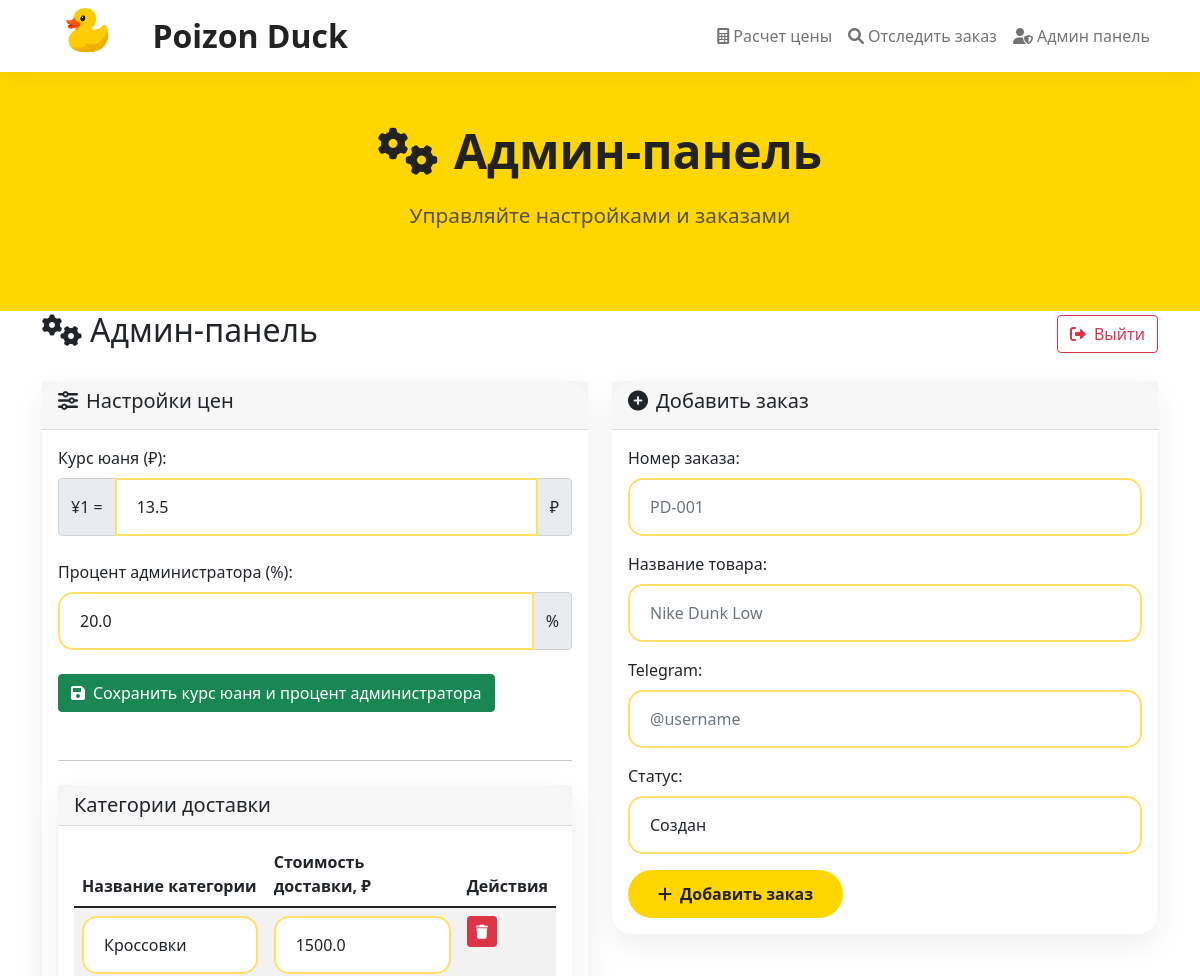
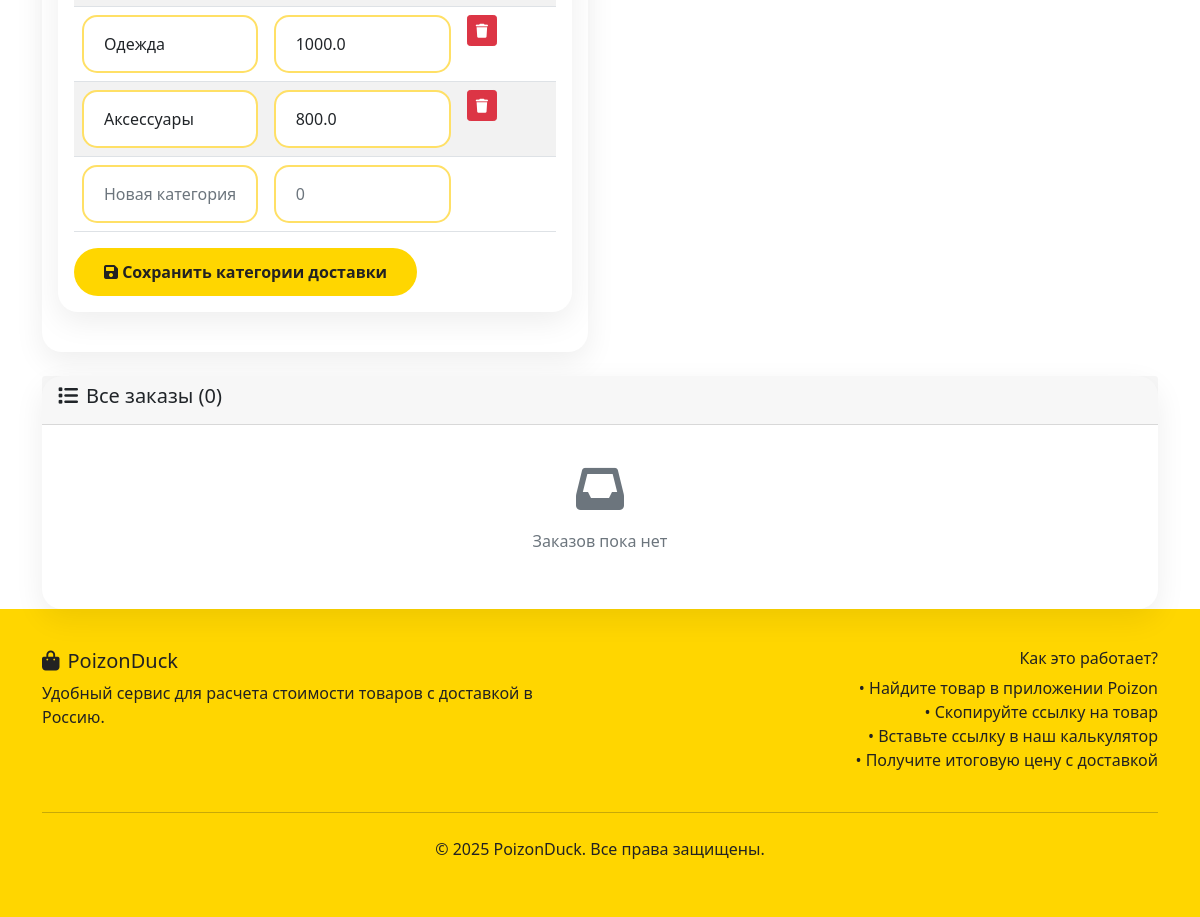
Screenshot of /admin/panel (signed in) with the database file from the repository (2 pictures, top to bottom).
### tables this page shows
CREATE TABLE settings (
            id INTEGER PRIMARY KEY,
            cny_rate REAL DEFAULT 13.5,
            delivery_cost REAL DEFAULT 1500,
            admin_percent REAL DEFAULT 5,
            updated_at TIMESTAMP DEFAULT CURRENT_TIMESTAMP
        );

CREATE TABLE delivery_categories (
            id INTEGER PRIMARY KEY AUTOINCREMENT,
            category_name TEXT UNIQUE,
            delivery_cost REAL
        );

### app.py (the view)
@app.route('/admin/panel')
def admin_panel():
    if 'admin_logged_in' not in session:
        return redirect(url_for('admin_login'))
    settings = get_settings()
    conn = sqlite3.connect('database.db')
    cursor = conn.cursor()
    cursor.execute('SELECT order_number, customer_name, product_name, telegram, total_price, admin_percent, status, created_at, updated_at, id FROM orders ORDER BY created_at DESC')
    orders = cursor.fetchall()
    cursor.execute('SELECT id, category_name, delivery_cost FROM delivery_categories ORDER BY id')
    delivery_categories = cursor.fetchall()
    conn.close()
    return render_template('admin_panel.html',
                           settings=settings,
                           orders=orders,
                           delivery_categories=delivery_categories)

### templates/admin_panel.html (shortened to what this page needs)
{% extends "base.html" %}
{% block content %}
<div class="hero-section">
    <div class="container">
        <h1 class="hero-title">
            <i class="fas fa-cogs me-3"></i>Админ-панель
        </h1>
        <p class="hero-subtitle">
            Управляйте настройками и заказами
        </p>
    </div>
</div>
<div class="container">
    <div class="d-flex justify-content-between align-items-center mb-4">
        <h2><i class="fas fa-cogs me-2"></i>Админ-панель</h2>
        <a href="{{ url_for('admin_logout') }}" class="btn btn-outline-danger">
            <i class="fas fa-sign-out-alt me-2"></i>Выйти
        </a>
    </div>
    <div class="row mb-4">
        <div class="col-lg-6">
            <div class="card">
                <div class="card-header">
                    <h5><i class="fas fa-sliders-h me-2"></i>Настройки цен</h5>
                </div>
                <div class="card-body">
                    <form method="POST" action="{{ url_for('update_settings') }}">
                        <div class="mb-4">
                            <label for="cny_rate" class="form-label">Курс юаня (₽):</label>
                            <div class="input-group">
                                <span class="input-group-text">¥1 =</span>
                                <input type="number" step="0.01" class="form-control" id="cny_rate"
                                       name="cny_rate" value="{{ settings.cny_rate }}" required>
                                <span class="input-group-text">₽</span>
                            </div>
                        </div>
                        <div class="mb-4">
                            <label for="admin_percent" class="form-label">Процент администратора (%):</label>
                            <div class="input-group">
                                <input type="number" step="0.1" class="form-control" id="admin_percent"
                                       name="admin_percent" value="{{ settings.admin_percent }}" min="5" required>
                                <span class="input-group-text">%</span>
                            </div>
                        </div>
                        <button type="submit" class="btn btn-success mb-4">
                            <i class="fas fa-save me-2"></i>Сохранить курс юаня и процент администратора
                        </button>
                    </form>
                    <hr class="my-4">
                    <div class="card mb-4">
                        <div class="card-header">
                            <h5 class="mb-0">Категории доставки</h5>
                        </div>
                        <div class="card-body">
                            <form method="POST" action="{{ url_for('update_delivery_categories') }}">
                                <div class="table-responsive">
                                    <table class="table table-striped">
                                        <thead>
                                            <tr>
                                                <th>Название категории</th>
                                                <th>Стоимость доставки, ₽</th>
                                                <th>Действия</th>
                                            </tr>
                                        </thead>
                                        <tbody>
                                            {% for category in delivery_categories %}
                                            <tr>
                                                <td>
                                                    <input type="text" class="form-control" name="category_name_{{ category[0] }}"
                                                        value="{{ category[1] }}" required>
                                                </td>
                                                <td>
                                                    <input type="number" class="form-control" name="delivery_cost_{{ category[0] }}"
                                                        value="{{ category[2] }}" min="0" step="100" required>
                                                </td>
                                                <td>
                                                    <button type="button" class="btn btn-danger btn-sm delete-category-btn"
                                                           data-category-id="{{ category[0] }}" data-category-name="{{ category[1] }}">
                                                        <i class="fas fa-trash"></i>
                                                    </button>
                                                </td>
                                            </tr>
                                            {% endfor %}
                                            <tr>
                                                <td>
                                                    <input type="text" class="form-control" name="category_name_new"
                                                        placeholder="Новая категория">
                                                </td>
                                                <td>
                                                    <input type="number" class="form-control" name="delivery_cost_new"
                                                        placeholder="0" min="0" step="100">
                                                </td>
                                                <td></td>
                                            </tr>
                                        </tbody>
                                    </table>
                                </div>
                                <button type="submit" class="btn btn-primary">
                                    <i class="fas fa-save"></i> Сохранить категории доставки
                                </button>
                            </form>
                        </div>
                    </div>
                </div>
            </div>
        </div>
        <div class="col-lg-6">
            <div class="card">
                <div class="card-header">
                    <h5><i class="fas fa-plus-circle me-2"></i>Добавить заказ</h5>
                </div>
                <div class="card-body">
                    <form method="POST" action="{{ url_for('add_order') }}">
                        <div class="mb-3">
                            <label for="order_number" class="form-label">Номер заказа:</label>
                            <input type="text" class="form-control" id="order_number"
                                name="order_number" placeholder="PD-001" required>
                        </div>
                        <div class="mb-3">
                            <label for="product_name" class="form-label">Название товара:</label>
                            <input type="text" class="form-control" id="product_name"
                                name="product_name" placeholder="Nike Dunk Low" required>
                        </div>
                        <div class="mb-3">
                            <label for="telegram" class="form-label">Telegram:</label>
                            <input type="text" class="form-control" id="telegram"
                                name="telegram" placeholder="@username">
                        </div>
                        <div class="mb-3">
                            <label for="status" class="form-label">Статус:</label>
                            <select class="form-control" id="status" name="status" required>
                                <option value="Создан">Создан</option>
                            </select>
                        </div>
                        <button type="submit" class="btn btn-primary">
                            <i class="fas fa-plus me-2"></i>Добавить заказ
                        </button>
                    </form>
                </div>
            </div>
        </div>
    </div>
    <div class="card">
        <div class="card-header">
            <h5><i class="fas fa-list me-2"></i>Все заказы ({{ orders|length }})</h5>
        </div>
        <div class="card-body">
            {% if orders %}
            <div class="table-responsive">
                <table class="table table-hover">
                    <thead>
                        <tr>
                            <th>№ заказа</th>
                            <th>Товар</th>
                            <th>Цена (₽)</th>
                            <th>Admin %</th>
                            <th>Telegram</th>
                            <th>Статус</th>
                            <th>Создан</th>
                            <th>Обновлен</th>
                            <th>Действия</th>
                        </tr>
                    </thead>
                    <tbody>
                        {% for order in orders %}
                        <tr>
                            <td><strong>{{ order[0] }}</strong></td>
                            <td>{{ order[2] }}</td>
                            <td>{{ order[4] }} ₽</td>
                            <td>{{ order[5] }}%</td>
                            <td>{{ order[3] }}</td>
                            <td>
                                <span class="badge {{ order[6]|get_status_badge_class }}">{{ order[6] }}</span>
                            </td>
                            <td>{{ order[7]|format_datetime }}</td>
                            <td>{{ order[8]|format_datetime }}</td>
                            <td class="d-flex gap-2">
                        <button class="btn btn-sm btn-outline-primary edit-order-btn"
                                        data-order-id="{{ order[9] }}"
                                        data-current-status="{{ order[6] }}">
                                    <i class="fas fa-edit"></i>
                                </button>
                        <button class="btn btn-sm btn-outline-danger delete-order-btn"
                                        data-order-id="{{ order[9] }}"
                                        data-order-number="{{ order[0] }}">
                                    <i class="fas fa-trash"></i>
                                </button>
                            </td>
                        </tr>
                        {% endfor %}
<div class="modal fade" id="deleteOrderModal" tabindex="-1">
    <div class="modal-dialog">
        <div class="modal-content">
            <div class="modal-header">
                <h5 class="modal-title">Подтверждение удаления заказа</h5>
                <button type="button" class="btn-close" data-bs-dismiss="modal"></button>
            </div>
            <form method="POST" action="{{ url_for('delete_order') }}">
                <div class="modal-body">
                    <p>Вы действительно хотите удалить заказ <strong id="order-number-to-delete"></strong>?</p>
                    <input type="hidden" id="order-id-to-delete" name="order_id">
                </div>
                <div class="modal-footer">
                    <button type="button" class="btn btn-secondary" data-bs-dismiss="modal">Отмена</button>
                    <button type="submit" class="btn btn-danger">Удалить</button>
                </div>
            </form>
        </div>
    </div>
</div>
                    </tbody>
                </table>
            </div>
            {% else %}
            <div class="text-center py-4">
                <i class="fas fa-inbox fa-3x text-muted mb-3"></i>
                <p class="text-muted">Заказов пока нет</p>
            </div>
            {% endif %}
        </div>
    </div>
</div>
{% endblock %}

### templates/base.html (shortened to what this page needs)
<!DOCTYPE html>
<html lang="ru">
<head>
    <link href="https://cdn.jsdelivr.net/npm/bootstrap@5.1.3/dist/css/bootstrap.min.css" rel="stylesheet">
    <link href="https://cdnjs.cloudflare.com/ajax/libs/font-awesome/6.0.0/css/all.min.css" rel="stylesheet">
</head>
<body>
    <nav class="navbar navbar-expand-lg navbar-light">
        <div class="container">
            <a class="navbar-brand fw-bold d-flex align-items-center" href="{{ url_for('index') }}">
            <img src="{{ url_for('static', filename='img/poizon_duck.png') }}" alt="Poizon Duck" style="height:60px; margin-right:18px;">
            <span style="font-size:2rem; font-weight:700; display:flex; align-items:center;">
                Poizon Duck
            </span>
        </a>
            <div class="collapse navbar-collapse" id="navbarNav">
                <ul class="navbar-nav ms-auto">
                    <li class="nav-item">
                        <a class="nav-link" href="{{ url_for('index') }}">
                            <i class="fas fa-calculator me-1"></i>Расчет цены
                        </a>
                    </li>
                    <li class="nav-item">
                        <a class="nav-link" href="{{ url_for('track_order') }}">
                            <i class="fas fa-search me-1"></i>Отследить заказ
                        </a>
                    </li>
                    <li class="nav-item">
                        <a class="nav-link" href="{{ url_for('admin_login') }}">
                            <i class="fas fa-user-shield me-1"></i>Админ панель
                        </a>
                    </li>
                </ul>
            </div>
        </div>
    </nav>
    <main>
        {% block content %}{% endblock %}
    </main>
    <footer>
        <div class="container">
            <div class="row">
                <div class="col-md-6">
                    <h5><i class="fas fa-shopping-bag me-2"></i>PoizonDuck</h5>
                    <p>Удобный сервис для расчета стоимости товаров с доставкой в Россию.</p>
                </div>
                <div class="col-md-6 text-md-end">
                    <h6>Как это работает?</h6>
                    <ul class="list-unstyled">
                        <li>• Найдите товар в приложении Poizon</li>
                        <li>• Скопируйте ссылку на товар</li>
                        <li>• Вставьте ссылку в наш калькулятор</li>
                        <li>• Получите итоговую цену с доставкой</li>
                    </ul>
                </div>
            </div>
            <hr class="my-4">
            <div class="text-center">
                <p>&copy; 2025 PoizonDuck. Все права защищены.</p>
            </div>
        </div>
    </footer>
    </body>
</html>

### rows the page displays
settings: cny_rate "13.5", admin_percent "20.0"
delivery_categories: category_name "Кроссовки", delivery_cost "1500.0"
delivery_categories: category_name "Одежда", delivery_cost "1000.0"
delivery_categories: category_name "Аксессуары", delivery_cost "800.0"

### other values shown
{{ orders|length }} "0"
